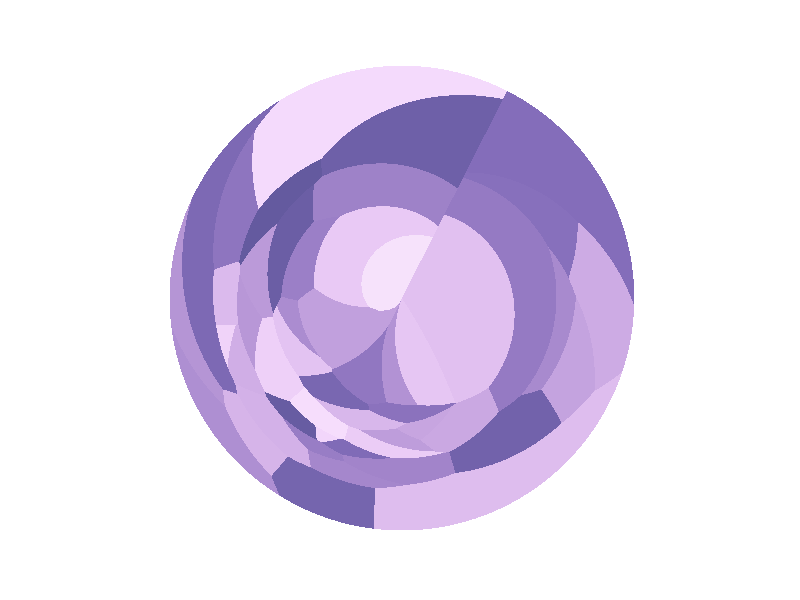

Source code (R): (Note: this script raises an error after producing the figure.)
#install.packages("deldir")

# voronoi-tesselering. Vi har et antal punkter. Og nu deler vi disse punkter op,
# så alle punkter i et bestemt område er tættere på hinanden end andre punkter.
# det har praktiske anvendelser - det ligger eksempelvis og gemmer sig nedenunder
# k-means clustering. Økologer lader til at bruge det til at modellere - og dermed
# forstå - hvordan dyrs territorier fungerer. Og byplanlæggere til 
# at afgøre hvilke optageområder der er for hospitaler, skoler etc.

library(ggplot2)
library(deldir)
library(tidyverse)

set.seed(42)
tiler <- 50
x <- rnorm(tiler)
y <- rnorm(tiler)

tesselation <- deldir(x, y)
tiles <- tile.list(tesselation)


points <- data.frame(x=x, y=y)
colors <- hcl.colors(50, "Mako")

paletter <- hcl.pals()


tiles_df <- lapply(tiles, function(tile){
  data.frame(x=tile$x, y = tile$y)
}) %>% 
  bind_rows(.id = "tile_id")

farver <- tibble(farve = paletter)

tiles_df %>% 
ggplot(aes(x = x, y = y, group = tile_id, fill = tile_id)) +
  geom_polygon() +
  theme_minimal() +
  coord_polar(start = 0.47) +
  theme(legend.position = "none" ,
        axis.text = element_blank(),
        axis.title = element_blank(),
        axis.line = element_blank(),
        axis.ticks = element_blank(),
        panel.grid = element_blank()) +
  scale_fill_manual(values = hcl.colors(50, "Purp")) +
  theme(legend.position = "none")

farver <- tibble(palet_name = c("YlOrRd", "Purp")) %>% 
    mutate(noget = map(palet_name, ~hcl.colors(50, .)))

theme(legend.position = "none" ,
      axis.text = element_blank(),
      axis.title = element_blank(),
      axis.line = element_blank(),
      axis.ticks = element_blank(),
      panel.grid = element_blank())  +

tiles_df <- crossing(tiles_df, farver)
tiles_df 
